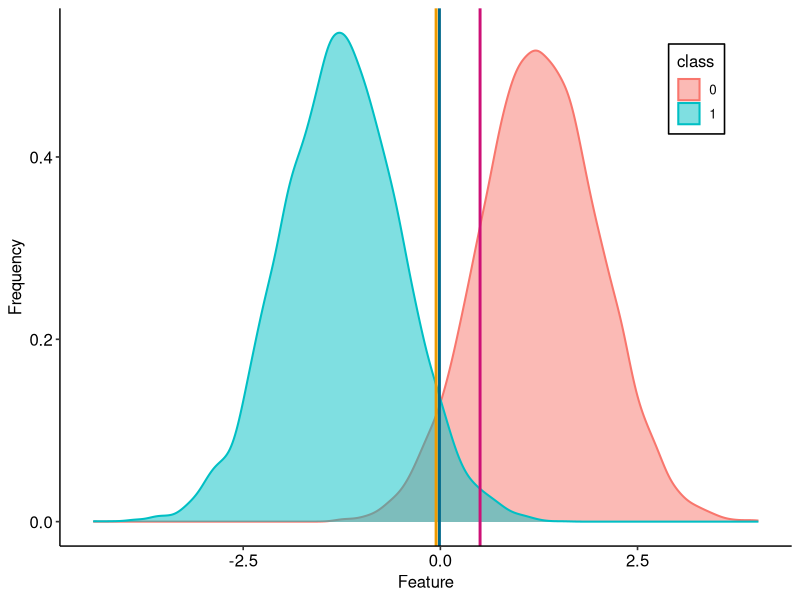
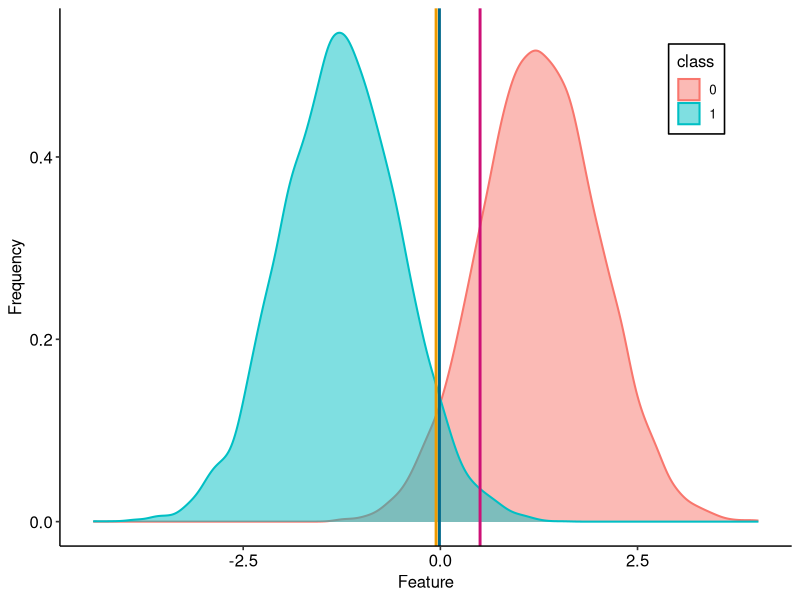
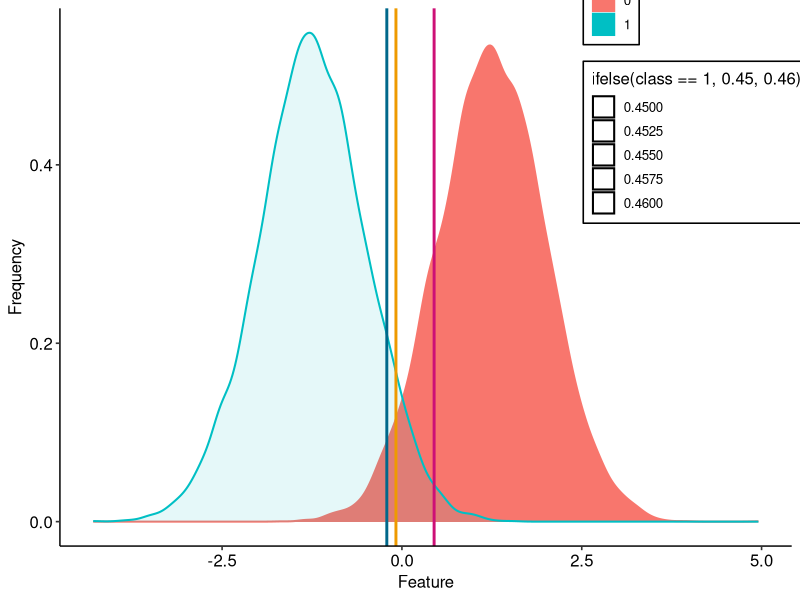
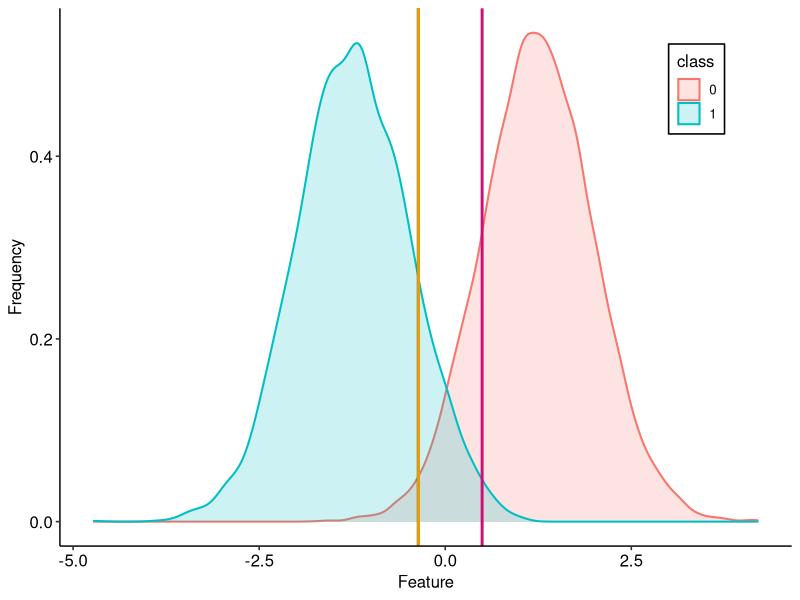
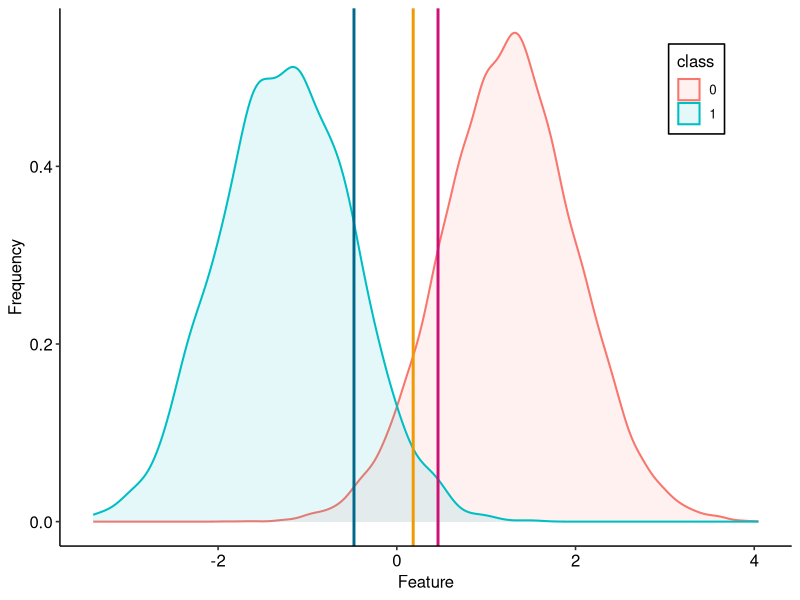

Generate these figures, in order, with R:
library(ggplot2)
library(ggpubr)
theme_set(theme_pubr())

dat1 <- data.frame(
  class = factor(rep(c(0,1),each=10000)),
  weight1 = c(rnorm(10000,1.25,.75),rnorm(10000,-1.25,.75)),
  weight2 = c(rnorm(10000,1.25,.75),rnorm(10000,-1.25,.75)) )         

save(dat1, file = "DAT1.Rdata")

dat2 <- data.frame(
  class = factor(c(rep(0,14000),rep(1,6000))),
  weight1 = c(rnorm(14000,1.25,.75),rnorm(6000,-1.25,.75)),
  weight2 = c(rnorm(14000,1.25,.75),rnorm(6000,-1.25,.75)) ) 

save(dat2, file = "DAT2.Rdata")

dat3 <- data.frame(
  class = factor(c(rep(0,16000),rep(1,4000))),
  weight1 = c(rnorm(16000,1.25,.75),rnorm(4000,-1.25,.75)),
  weight2 = c(rnorm(16000,1.25,.75),rnorm(4000,-1.25,.75)) ) 

save(dat3, file = "DAT3.Rdata")

dat4 <- data.frame(
  class = factor(c(rep(0,18000),rep(1,2000))),
  weight1 = c(rnorm(18000,1.25,.75),rnorm(2000,-1.25,.75)),
  weight2 = c(rnorm(18000,1.25,.75),rnorm(2000,-1.25,.75)) ) 

save(dat4, file = "DAT4.Rdata")

dhs <- data.frame(mean = c(-0.01206638,-0.05400277, 0.5034106390010649),
                  method = c("dt","hd","svr"),
                  sd = c(0.1, 0.1, 0.1)
                  )

a <- ggplot(dat1, aes(x=weight1))+
  geom_density(aes(fill=class, color = class),alpha=.5,linewidth=0.7)+
  geom_vline(aes(xintercept = mean),data = dhs, col=c("deepskyblue4","orange2","deeppink3"), 
             linewidth=1)+
  #geom_segment(aes(x = mean-sd, y = 0.55, xend = mean+sd, yend = 0.55), 
               #linewidth=1,data = dhs, col = c("deepskyblue4","orange2","deeppink3"))+
  theme(legend.position = c(0.87, 0.85),
        legend.background = element_rect(fill = "white", color = "black"))+
  labs(x = "Feature", y = "Frequency")




a
dhs <- data.frame(mean = c(-0.2100777,-0.08311141,0.44746547417255966),
                  method = c("dt","hd","svr"),
                  sd = c(0.1, 0.1, 0.1)
)

b <- ggplot(dat2, aes(x=weight1))+
  geom_density(aes(fill=class, color = class, alpha=ifelse(class == 1, 0.45, 0.46)),linewidth=0.7)+
  geom_vline(aes(xintercept = mean),data = dhs, col=c("deepskyblue4","orange2","deeppink3"), 
             linewidth=1)+
  #geom_segment(aes(x = mean-sd, y = 0.55, xend = mean+sd, yend = 0.55), 
               #linewidth=1,data = dhs, col = c("deepskyblue4","orange2","deeppink3"))+
  theme(legend.position = c(0.87, 0.85),
        legend.background = element_rect(fill = "white", color = "black"))+
  labs(x = "Feature", y = "Frequency")



dhs <- data.frame(mean = c(-0.3623496,-0.359,0.49553839351846884),
                  method = c("dt","hd","svr"),
                  sd = c(0.1, 0.1, 0.1)
)

c <- ggplot(dat3, aes(x=weight1))+
  geom_density(aes(fill=class, color = class),alpha=0.2,linewidth=0.7)+
  geom_vline(aes(xintercept = mean),data = dhs, col=c("deepskyblue4","orange2","deeppink3"), 
             linewidth=1)+
  #geom_segment(aes(x = mean-sd, y = 0.55, xend = mean+sd, yend = 0.55), 
               #linewidth=1,data = dhs, col = c("deepskyblue4","orange2","deeppink3"))+
  theme(legend.position = c(0.87, 0.85),
        legend.background = element_rect(fill = "white", color = "black"))+
  labs(x = "Feature", y = "Frequency")

  
dhs <- data.frame(mean = c(-0.479358522678897,0.1832747,0.4612179163477005),
                  method = c("dt","hd","svr"),
                  sd = c(0.1, 0.1, 0.1)
)

d <- ggplot(dat4, aes(x=weight1))+
  geom_density(aes(fill=class, color = class),alpha=0.1,linewidth=0.7)+
  geom_vline(aes(xintercept = mean),data = dhs, col=c("deepskyblue4","orange2","deeppink3"), 
             linewidth=1)+
  #geom_segment(aes(x = mean-sd, y = 0.55, xend = mean+sd, yend = 0.55), 
               #linewidth=1,data = dhs, col = c("deepskyblue4","orange2","deeppink3"))+
  theme(legend.position = c(0.87, 0.85),
        legend.background = element_rect(fill = "white", color = "black"))+
  labs(x = "Feature", y = "Frequency")
a
b
c  
d  
